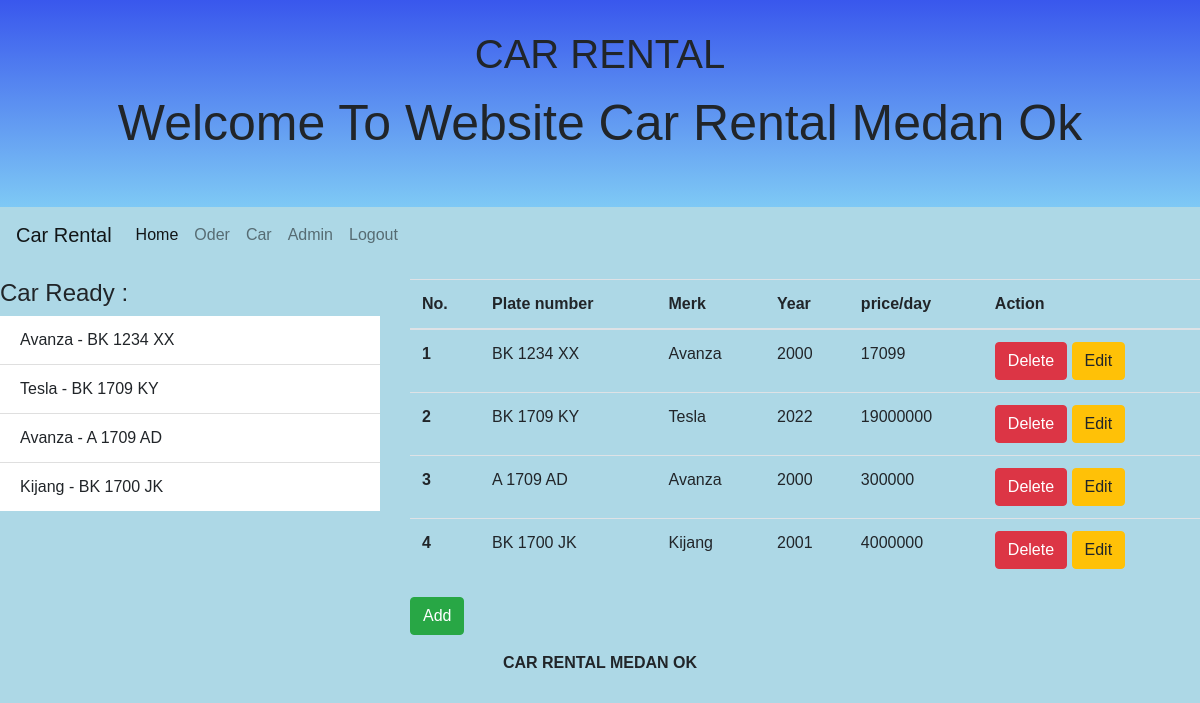
Page /index.php?x=mobil (signed in) on the committed database.
### tables this page shows
CREATE TABLE `mobil` (
  `id_mobil` int(11) NOT NULL,
  `no_polisi` varchar(12) NOT NULL,
  `merk` varchar(90) NOT NULL,
  `tahun` varchar(10) NOT NULL,
  `harga` double NOT NULL,
  `s_mobil` varchar(20) NOT NULL
);

### index.php (the view, shortened to what this page needs)
<!doctype html>
<html lang="en">
  <head>
    <link rel="stylesheet" href="https://cdn.jsdelivr.net/npm/bootstrap@4.3.1/dist/css/bootstrap.min.css">
   <body>
   <div class="header">
  <h1>CAR RENTAL</h1>
  <p>Welcome To Website Car Rental Medan Ok</p>
  </div>
    <?php
    include("koneksi.php");
    ?>
 <div class="content ">
     <div class="row ">
         <div class="col-md-12">
         <nav class="navbar navbar-expand-lg  navbar-light  ">
  <a class="navbar-brand nav-color" href="#">Car Rental</a>
  <div class="collapse navbar-collapse nav-color" id="navbarSupportedContent">
    <ul class="navbar-nav mr-auto ">
      <li class="nav-item active">
        <a class="nav-link" href="?x=beranda">Home<span class="sr-only">(current)</span></a>
      </li>
      <li class="nav-item">
        <a class="nav-link" href="?x=order">Oder</a>
      </li>
      <li class="nav-item">
        <a class="nav-link" href="?x=mobil">Car</a>
      </li>
      <li class="nav-item">
        <a class="nav-link" href="?x=admin">Admin</a>
      </li>
      <li class="nav-item">
        <a class="nav-link" href="?x=keluar">Logout</a>
      </li>
    </ul>
  </div>
</nav>
         </div>
     </div>
     <div class="row mt-3 ">
       <div class="col-md-4">
      <h4>Car Ready : </h4>
      <div class="satu">
<ul class="list-group list-group-flush ">
        <?php
$cari=mysqli_query($koneksi,"select * from mobil where s_mobil='AKTIF'");
while($data=mysqli_fetch_array($cari)){
?>
  <li class="list-group-item"><?php echo $data['merk']." - ".$data['no_polisi']; ?></li>
 <?php
}
?>
</ul>
 </div>
      </div>
       <div class="col-md-8 nav-color ">
      <?php include "kontrol.php";
      ?>
  </div>
      </div>
        <div class="car1 mt-3">
          <div class="col-md-12 ">
          <p class=" car text-center font-weight-bold"> CAR RENTAL MEDAN OK</p>
          </div>
        </div>
      </div>
  </body>
</html>

### mobil.php (shortened to what this page needs)
<!DOCTYPE html>
<html lang="en">
<head>
</head>
<body>
<!doctype html>
<html lang="en">
  <head>
    <link rel="stylesheet" href="https://cdn.jsdelivr.net/npm/bootstrap@4.3.1/dist/css/bootstrap.min.css">
  </head>
  <body>
      <?php
      include("koneksi.php");
      $cari=mysqli_query($koneksi, "select * from mobil") or die (mysqli_error());
      ?>
  <table class="table table-hover">
  <thead>
    <tr>
      <th >No.</th>
      <th >Plate number</th>
      <th>Merk</th>
      <th>Year</th>
      <th >price/day</th>
      <th>Action</th>
    </tr>
  </thead>
  <tbody>
      <?php
      $no = 1;
        while ($data=mysqli_fetch_array($cari)){
      ?>
    <tr>
      <th scope="row"><?php echo $no; ?></th>
      <td><?php echo $data['no_polisi']; ?></td>
      <td><?php echo $data['merk']; ?></td>
      <td><?php echo $data['tahun']; ?></td>
      <td><?php echo $data['harga']; ?></td>
      <td>
          <a href="?x=hmobil&id=<?php echo $data['id_mobil']; ?>" class="btn btn-danger">Delete</a>
          <a href="?x=emobil&id=<?php echo $data['id_mobil']; ?> " class="btn btn-warning">Edit</a>
    </td>
    </tr>
  <?php
    $no++;
    }
  ?>
  </tbody>
</table>
<a href="?x=tmobil" class="btn btn-success">Add</a>
  </body>
</html>
</body>
</html>

### index.php (style rules this page uses)
.header { padding: 30px; text-align: center; background: linear-gradient(#3957ED, #7EC9F5); font-size: 50px; }
.navbar { overflow: hidden; background-color:lightblue; }
.car { background-color:lightblue; }
.car1 { background-color: lightblue; }
.nav-color { background:lightblue; }
.satu { color:"lightblue"; }

### mobil.php (style rules this page uses)
body { background-color:lightblue; font-family: arial; }

### rows in the picture
mobil: merk "Avanza", no_polisi "BK 1234 XX", tahun "2000", harga "17099"
mobil: merk "Tesla", no_polisi "BK 1709 KY", tahun "2022", harga "19000000"
mobil: merk "Avanza", no_polisi "A 1709 AD", tahun "2000", harga "300000"
mobil: merk "Kijang", no_polisi "BK 1700 JK", tahun "2001", harga "4000000"
